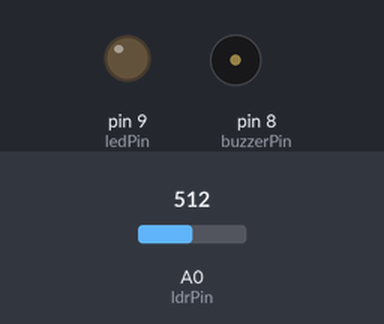
Bench run of a sketch on a simulated Arduino Uno, built with avr-gcc and run on an emulated ATmega328P. Parts: output pins drawn as LEDs (lit = HIGH), buzzer (waves = sounding, pin HIGH). The inputs (shaded band) are chosen by the test bench; at power-on: A0 (ldrPin) = 512. What the sketch prints to the serial monitor is not drawn.

Above: at 1.2 s.
1.3 s: A0 (ldrPin) set to 486
At 2.0 s:
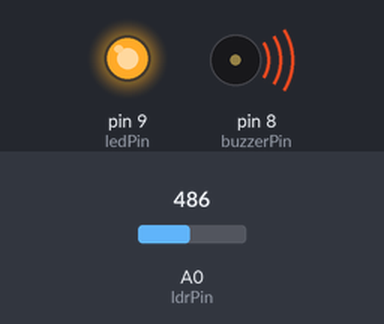
2.9 s: A0 (ldrPin) set to 510
At 3.4 s:
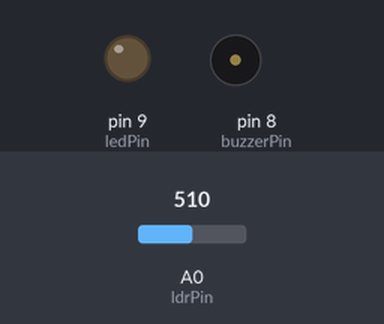
4.5 s: A0 (ldrPin) set to 490
At 5.9 s:
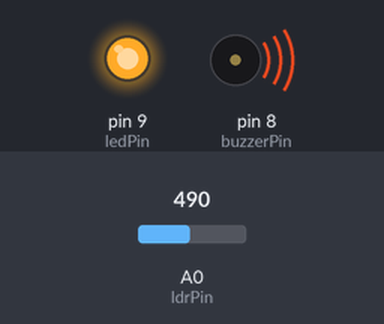
Timing chart, 0 to 7.5 s (numbered marks = the images above; inputs shaded):
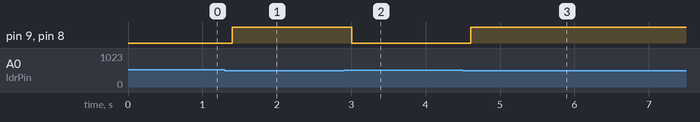

Measured:
- the behaviour switches between 500 and 499 on A0 (ldrPin) (found by bisection; images 0 and 1)
- after the input at 1.3 s, pin 9 (ledPin), pin 8 (buzzerPin): LOW → HIGH after 0.10 s
- after the input at 2.9 s, pin 9 (ledPin), pin 8 (buzzerPin): HIGH → LOW after 0.11 s
- after the input at 4.5 s, pin 9 (ledPin), pin 8 (buzzerPin): LOW → HIGH after 0.11 s

The sketch:

LDR_and_IoT_SecuritySystem.ino
```cpp
// Laser Security System Using LDR & Arduino (IoT Ready)

int ldrPin = A0;      // LDR connected to Analog pin A0
int buzzerPin = 8;    // Buzzer connected to digital pin 8
int ledPin = 9;       // LED connected to digital pin 9

int threshold = 500;  // Adjust this based on your LDR readings

void setup() {
  pinMode(buzzerPin, OUTPUT);
  pinMode(ledPin, OUTPUT);
  Serial.begin(9600); // For debugging LDR values
}

void loop() {
  int ldrValue = analogRead(ldrPin); // Read LDR value
  Serial.println(ldrValue);

  if (ldrValue < threshold) {
    // Laser beam is blocked
    digitalWrite(buzzerPin, HIGH);
    digitalWrite(ledPin, HIGH);
    Serial.println("⚠️ Intruder Detected!");
  } else {
    // Laser beam is fine
    digitalWrite(buzzerPin, LOW);
    digitalWrite(ledPin, LOW);
  }

  delay(200); // Small delay for stability
}
```
